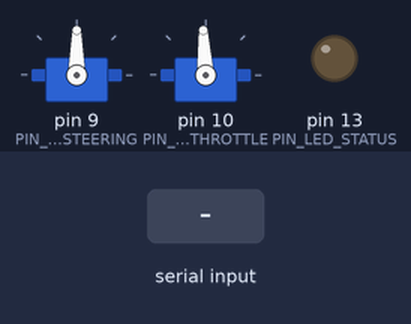
Simulated run of this sketch. Board: Arduino Uno, built with avr-gcc and run on an emulated ATmega328P. Shown: 2 × servo, output pins drawn as LEDs (lit = HIGH). Inputs (shaded band) come from the test bench. What the sketch prints to the serial monitor is not drawn.

Above: at 2.2 s.
2.3 s: "<90,45,200>" received over Serial
At 2.5 s:
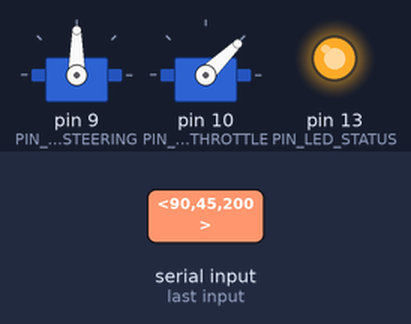
4.2 s: "<30,150,10>" received over Serial
At 5.0 s:
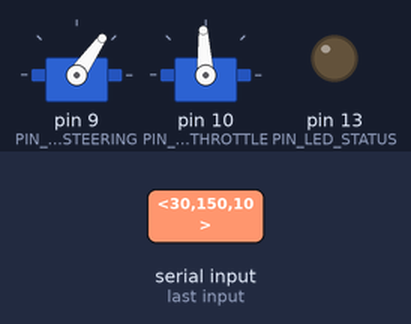
6.1 s: "<90,45>" received over Serial
At 7.5 s:
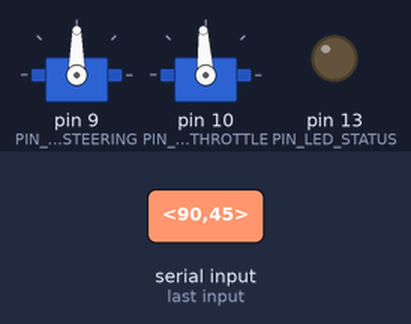
8.0 s: "<30,150>" received over Serial
At 8.2 s:
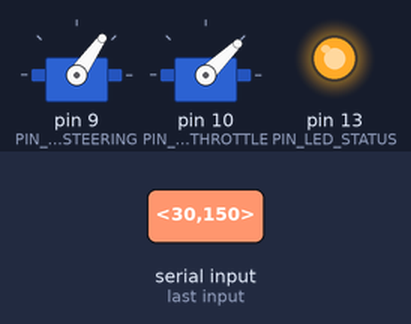
Timing chart, 0 to 10.9 s (numbered marks = the images above; inputs shaded):
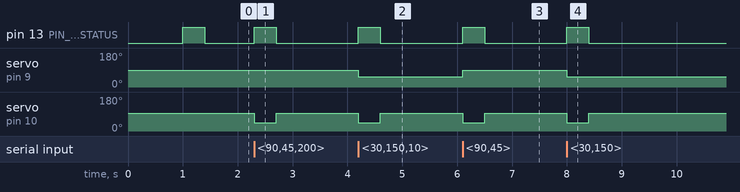

Measured:
- after the input at 2.3 s, pin 13 (PIN_LED_STATUS): LOW → HIGH at once, → LOW 0.40 s later; servo on pin 10 (PIN_ESC_THROTTLE): 93° → 44° at once, → 93° 0.40 s later
- after the input at 4.2 s, pin 13 (PIN_LED_STATUS): LOW → HIGH at once, → LOW 0.40 s later; servo on pin 9 (PIN_SERVO_STEERING): 90° → 55° at once; servo on pin 10 (PIN_ESC_THROTTLE): 93° → 44° at once, → 93° 0.40 s later
- after the input at 6.1 s, pin 13 (PIN_LED_STATUS): LOW → HIGH at once, → LOW 0.40 s later; servo on pin 9 (PIN_SERVO_STEERING): 55° → 90° at once; servo on pin 10 (PIN_ESC_THROTTLE): 93° → 44° at once, → 93° 0.40 s later
- after the input at 8.0 s, pin 13 (PIN_LED_STATUS): LOW → HIGH at once, → LOW 0.40 s later; servo on pin 9 (PIN_SERVO_STEERING): 90° → 55° at once; servo on pin 10 (PIN_ESC_THROTTLE): 93° → 44° at once, → 93° 0.40 s later

The sketch:

arduino_controller.ino
```cpp
/*
 * ==============================================================================
 * Controlador de Bajo Nivel Arduino para Vehículo Autónomo TMR
 * ==============================================================================
 * Recibe tramas por puerto serie desde la Odroid M1S y comanda:
 *  - Pin 9: Servo de dirección (Ackermann). Rango típico 60° a 120° (Centro 90°).
 *  - Pin 10: ESC / Motor de tracción mediante señal PWM tipo servo (1000us - 2000us).
 *
 * Formato de trama entrante: <steering_deg,throttle_us>
 * Ejemplo:
 *   <90,1500>   -> Dirección al centro (90°), motor detenido (1500 us).
 *   <75,1580>   -> Giro suave a la izquierda (75°), avance lento adelante (1580 us).
 *   <105,1580>  -> Giro suave a la derecha (105°), avance lento adelante (1580 us).
 *
 * Seguridad (Watchdog):
 *   Si no recibe una trama válida en 400 ms, detiene el motor automáticamente.
 * ==============================================================================
 */

#include <Servo.h>

// --- Configuración de Pines ---
const int PIN_SERVO_STEERING = 9;
const int PIN_ESC_THROTTLE   = 10;
const int PIN_LED_STATUS     = 13;

// --- Parámetros de Calibración de Dirección ---
const int SERVO_CENTER_DEG = 90;
const int SERVO_MIN_DEG    = 55;   // Límite físico mecánico giro izquierda
const int SERVO_MAX_DEG    = 125;  // Límite físico mecánico giro derecha

// --- Parámetros de Calibración de Motor ESC ---
// Para ESC estándar de coche RC: 1500us = Neutro, >1500us = Adelante, <1500us = Reversa/Freno
const int ESC_NEUTRAL_US   = 1500;
const int ESC_MIN_US       = 1000;
const int ESC_MAX_US       = 2000;
const int ESC_SAFE_FORWARD = 1650; // Límite máximo de velocidad por software para pruebas seguras

// --- Watchdog de Seguridad ---
const unsigned long TIMEOUT_MS = 400; // Detener si se pierde comunicación por más de 400ms
unsigned long last_cmd_time = 0;

Servo servoSteering;
Servo escThrottle;

// Variables de recepción serie
const byte BUFFER_SIZE = 32;
char receivedChars[BUFFER_SIZE];
boolean newData = false;

void setup() {
  Serial.begin(115200);
  pinMode(PIN_LED_STATUS, OUTPUT);
  digitalWrite(PIN_LED_STATUS, LOW);

  // Inicializar actuadores
  servoSteering.attach(PIN_SERVO_STEERING);
  escThrottle.attach(PIN_ESC_THROTTLE);

  // Posición inicial segura: centro y motor apagado
  servoSteering.write(SERVO_CENTER_DEG);
  escThrottle.writeMicroseconds(ESC_NEUTRAL_US);

  delay(1000); // Dar tiempo de armado al ESC
  last_cmd_time = millis();
  Serial.println(F("[ARDUINO READY] TMR Auto Controller Initialized"));
}

void loop() {
  readSerialData();

  if (newData) {
    parseAndExecuteCommand();
    newData = false;
  }

  // Comprobar Fail-Safe (Timeout de seguridad)
  if (millis() - last_cmd_time > TIMEOUT_MS) {
    // Apagar motor por seguridad si se perdió conexión con Odroid/ROS
    escThrottle.writeMicroseconds(ESC_NEUTRAL_US);
    digitalWrite(PIN_LED_STATUS, LOW);
  } else {
    digitalWrite(PIN_LED_STATUS, HIGH);
  }
}

// Lectura de trama no bloqueante con delimitadores '<' y '>'
void readSerialData() {
  static boolean recvInProgress = false;
  static byte ndx = 0;
  char startMarker = '<';
  char endMarker = '>';
  char rc;

  while (Serial.available() > 0 && !newData) {
    rc = Serial.read();

    if (recvInProgress) {
      if (rc != endMarker) {
        receivedChars[ndx] = rc;
        ndx++;
        if (ndx >= BUFFER_SIZE) {
          ndx = BUFFER_SIZE - 1;
        }
      } else {
        receivedChars[ndx] = '\0'; // Terminar cadena
        recvInProgress = false;
        ndx = 0;
        newData = true;
      }
    } else if (rc == startMarker) {
      recvInProgress = true;
    }
  }
}

// Procesar cadena tipo "steering,throttle"
void parseAndExecuteCommand() {
  char *strtokIndx;

  // Extraer primer valor: Ángulo de dirección en grados
  strtokIndx = strtok(receivedChars, ",");
  if (strtokIndx == NULL) return;
  int target_steering = atoi(strtokIndx);

  // Extraer segundo valor: Pulso de aceleración en microsegundos
  strtokIndx = strtok(NULL, ",");
  if (strtokIndx == NULL) return;
  int target_throttle = atoi(strtokIndx);

  // Aplicar límites de seguridad (clamping)
  target_steering = constrain(target_steering, SERVO_MIN_DEG, SERVO_MAX_DEG);
  target_throttle = constrain(target_throttle, ESC_MIN_US, ESC_SAFE_FORWARD);

  // Comandar actuadores
  servoSteering.write(target_steering);
  escThrottle.writeMicroseconds(target_throttle);

  last_cmd_time = millis(); // Refrescar watchdog
}
```
